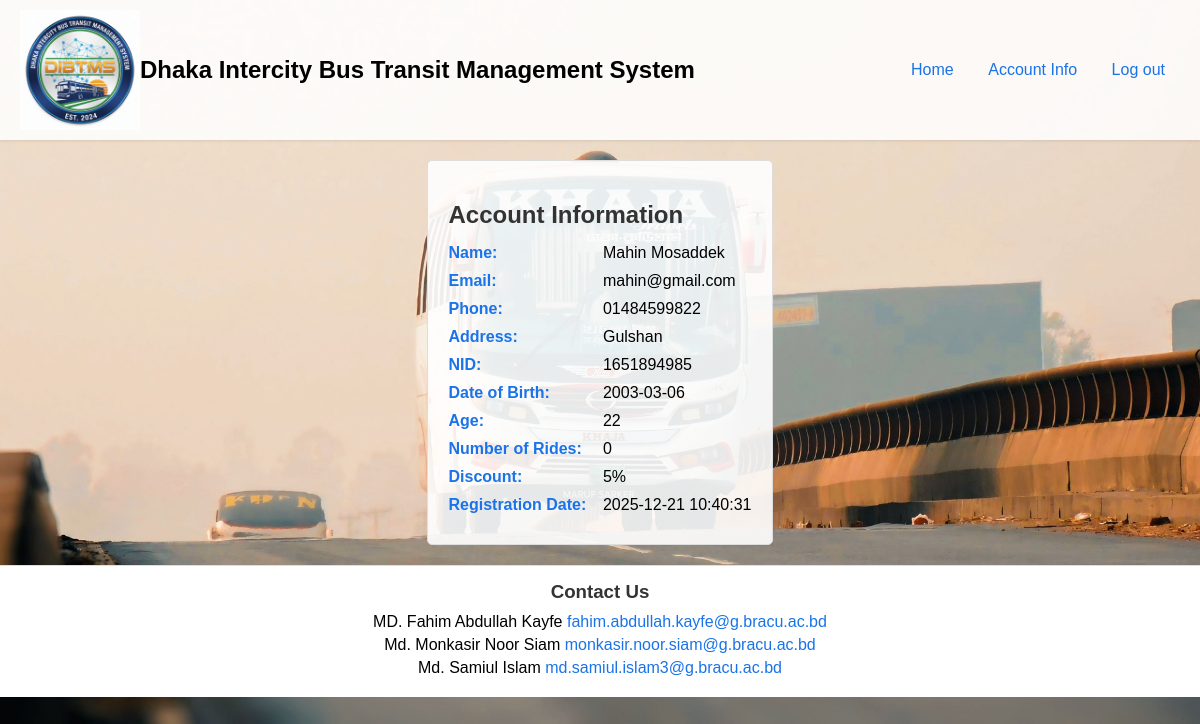
The app's page /account.php (signed in) with its own data.
### tables this page shows
CREATE TABLE `passengers` (
  `p_id` int(6) NOT NULL,
  `discount` float NOT NULL,
  `no_of_rides` int(4) NOT NULL
);

CREATE TABLE `users` (
  `id` int(6) NOT NULL,
  `name` varchar(30) NOT NULL,
  `email` varchar(50) NOT NULL,
  `phone_no` varchar(11) NOT NULL,
  `password` char(255) NOT NULL,
  `nid` varchar(10) NOT NULL,
  `date_of_birth` date NOT NULL,
  `address` varchar(50) NOT NULL,
  `age` int(3) NOT NULL,
  `reg_date` datetime NOT NULL DEFAULT current_timestamp()
);

### account.php (the view, shortened to what this page needs)
<?php
    include("header.php");
    include("database.php");
?>
<!DOCTYPE html>
<html lang="en">
<head>
    <link rel="stylesheet" href="styles/main.css">
</head>
<body>
<?php
    $user_id = $_SESSION["id"];
    if(substr($_SESSION["id"], 0, 1) == 1){
        $sql = "SELECT u.*
            FROM users u
            LEFT JOIN admins ad ON u.id = ad.ad_id
            WHERE u.id = '$user_id'";
    }
    else if(substr($_SESSION["id"], 0, 1) == 2){
        $sql = "SELECT u.*
            FROM users u
            LEFT JOIN bus_managers m ON u.id = m.m_id
            WHERE u.id = '$user_id'";
    }
    else {
        $sql = "SELECT u.*, p.discount, p.no_of_rides
            FROM users u
            LEFT JOIN passengers p ON u.id = p.p_id
            WHERE u.id = '$user_id'";
    }
    $result = mysqli_query($conn, $sql);
    if($row = mysqli_fetch_assoc($result)) {
        echo "<div class='account-info'>";
        echo "<h2>Account Information</h2>";
        echo "<p><strong>Name:</strong> " . $row["name"] . "</p>";
        echo "<p><strong>Email:</strong> " . $row["email"] . "</p>";
        echo "<p><strong>Phone:</strong> " . $row["phone_no"] . "</p>";
        echo "<p><strong>Address:</strong> " . $row["address"] . "</p>";
        echo "<p><strong>NID:</strong> " . $row["nid"] . "</p>";
        echo "<p><strong>Date of Birth:</strong> " . $row["date_of_birth"] . "</p>";
        echo "<p><strong>Age:</strong> " . $row["age"] . "</p>";
        if(substr($_SESSION["id"], 0, 1) == 3){
            echo "<p><strong>Number of Rides:</strong> " . $row["no_of_rides"] . "</p>";
        }
        if(substr($_SESSION["id"], 0, 1) == 3 && isset($row["discount"])) {
            echo "<p><strong>Discount:</strong> " . ($row["discount"] * 100) . "%</p>";
        }
        echo "<p><strong>Registration Date:</strong> " . $row["reg_date"] . "</p>";
        echo "</div>";
    }
?>
</body>
</html>

### styles/main.css (style rules this page uses)
body { margin: 0; padding: 0; font-family: Arial, sans-serif; display: flex; flex-direction: column; min-height: 100vh; background-image: url('../bg.jpg'); background-size: cover; background-position: center -175px; background-repeat: no-repeat; }
footer { background-color: rgba(255, 255, 255, 1); padding: 15px 20px; text-align: center; border-top: 1px solid #ddd; }
.footer-content h3 { margin: 0 0 10px 0; color: #333; }
.footer-content .author-info p { margin: 5px 0; }
.footer-content .author-info a { color: #1a73e8; text-decoration: none; }
.account-info { max-width: 600px; margin: 20px auto; padding: 20px; background-color: rgba(255,255,255,0.9); border: 1px solid #ddd; border-radius: 5px; }
.account-info h2 { color: #333; margin-bottom: 15px; }
.account-info p { margin: 10px 0; }
.account-info strong { display: inline-block; width: 150px; color: #1a73e8; }

### records on screen
passengers: p_id.name "Mahin Mosaddek", p_id.email "mahin@gmail.com", p_id.phone_no "01484599822", p_id.address "Gulshan", p_id.nid "1651894985", p_id.date_of_birth "2003-03-06", p_id.age "22", no_of_rides "0", $row['discount']*100 "5", p_id.reg_date "2025-12-21 10:40:31"
